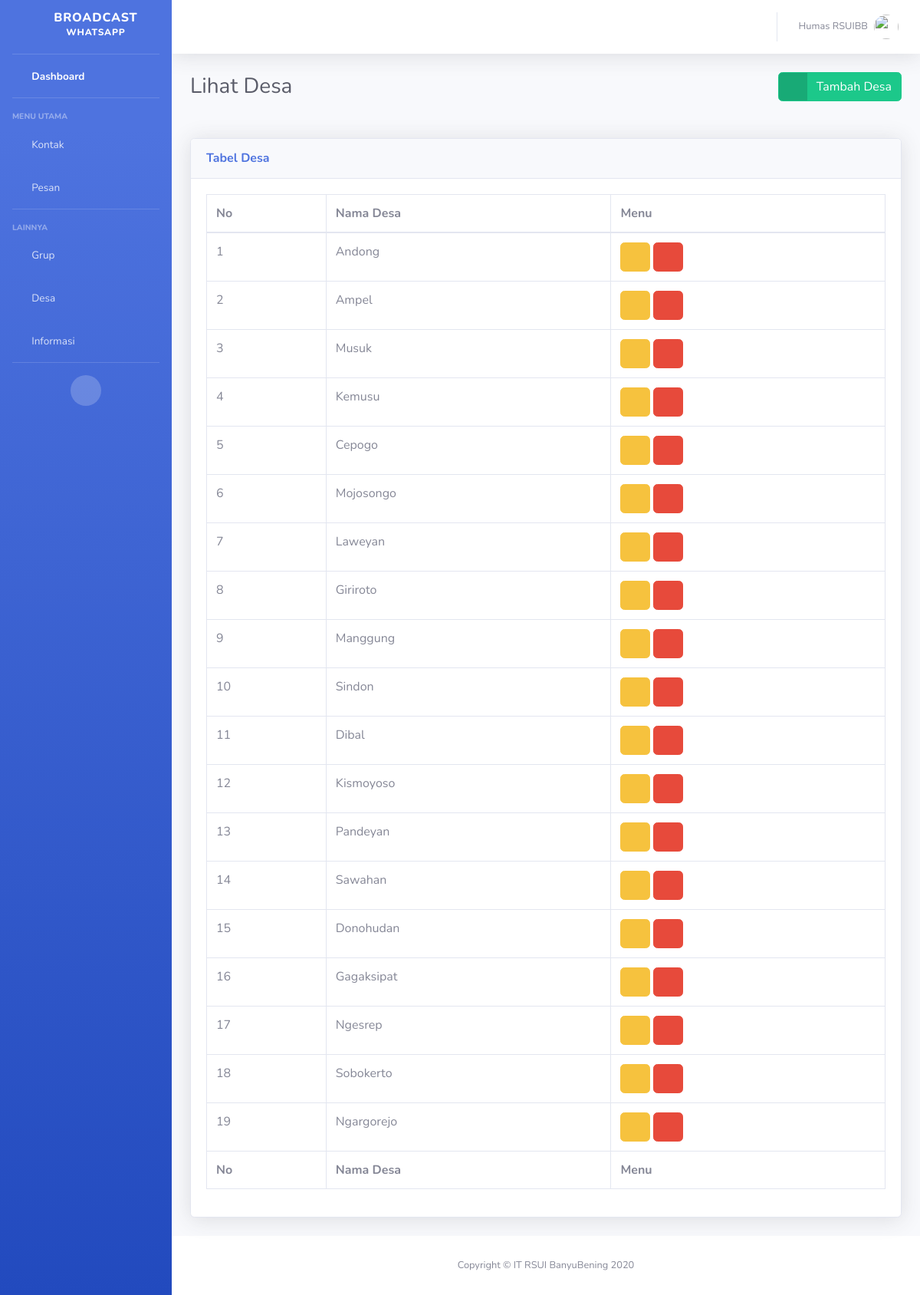
/desa/, run on the app's committed database.
### desa/models.py (models this page shows, shortened)
class Desa(models.Model):
    name = models.CharField(max_length=100)
    class Meta:
        db_table    = "desa"

### desa/views.py (the view)
# urls.py: path('', DesaListView.as_view(), name="index"),
class DesaListView(TemplateView):
    template_name   = 'desa/index.html'
    def get_context_data(self, *args, **kwargs):
        desas  = reversed(Desa.objects.all().order_by('id'))
        context = {
            'Judul'         : 'Lihat Desa',
            'Judul_Tabel'   : 'Tabel Desa',
            'Desas'         : desas,
        }
        return context

### desa/templates/desa/index.html (shortened to what this page needs)
{% extends 'base.html' %}
{% load static %}
{% block styles_custom %}
<link href="{% static "vendor/datatables/dataTables.bootstrap4.min.css" %}" rel="stylesheet">
{% endblock styles_custom %}
{% block heading %}
<div class="d-sm-flex align-items-center justify-content-between mb-4">
    <h1 class="h3 mb-0 text-gray-800">{{Judul}}</h1>
    <a href="{% url "desa:tambah" %}" class="btn btn-success btn-icon-split">
        <span class="icon text-white-50">
            <i class="fas fa-plus"></i>
        </span>
        <span class="text">Tambah Desa</span>
    </a>
</div>
{% endblock heading %}
{% block data_table %}
<div class="card shadow mb-4">
    <div class="card-header py-3">
        <h6 class="m-0 font-weight-bold text-primary">{{Judul_Tabel}}</h6>
    </div>
    <div class="card-body">
        <div class="table-responsive">
        <table class="table table-bordered" id="dataTable" width="100%" cellspacing="0">
            <thead>
                <tr>
                    <th>No</th>
                    <th>Nama Desa</th>
                    <th>Menu</th>
                </tr>
            </thead>
            <tfoot>
                <tr>
                    <th>No</th>
                    <th>Nama Desa</th>
                    <th>Menu</th>
                </tr>
            </tfoot>
            <tbody>
                {% for desa in Desas %}
                <tr>
                    <td>{{forloop.counter}}</td>
                    <td>{{desa.name}}</td>
                    <td>
                        <a class="btn btn-warning" href="{% url 'desa:ubah' desa.id %}"><i class="fas fa-edit"></i></a>
                        <a class="btn btn-danger" href="{% url 'desa:hapus' desa.id %}"><i class="fas fa-trash"></i></a>
                    </td>
                </tr>
                {% endfor %}
            </tbody>
        </table>
        </div>
    </div>
</div>
{% endblock data_table %}

### data on the page
Desa: name "Andong"
Desa: name "Ampel"
Desa: name "Musuk"
Desa: name "Kemusu"
Desa: name "Cepogo"
Desa: name "Mojosongo"
Desa: name "Laweyan"
Desa: name "Giriroto"
Desa: name "Manggung"
Desa: name "Sindon"
Desa: name "Dibal"
Desa: name "Kismoyoso"
Desa: name "Pandeyan"
Desa: name "Sawahan"
Desa: name "Donohudan"
Desa: name "Gagaksipat"
Desa: name "Ngesrep"
Desa: name "Sobokerto"
Desa: name "Ngargorejo"

### other printed values
{{ Judul }} "Lihat Desa"
{{ Judul_Tabel }} "Tabel Desa"
